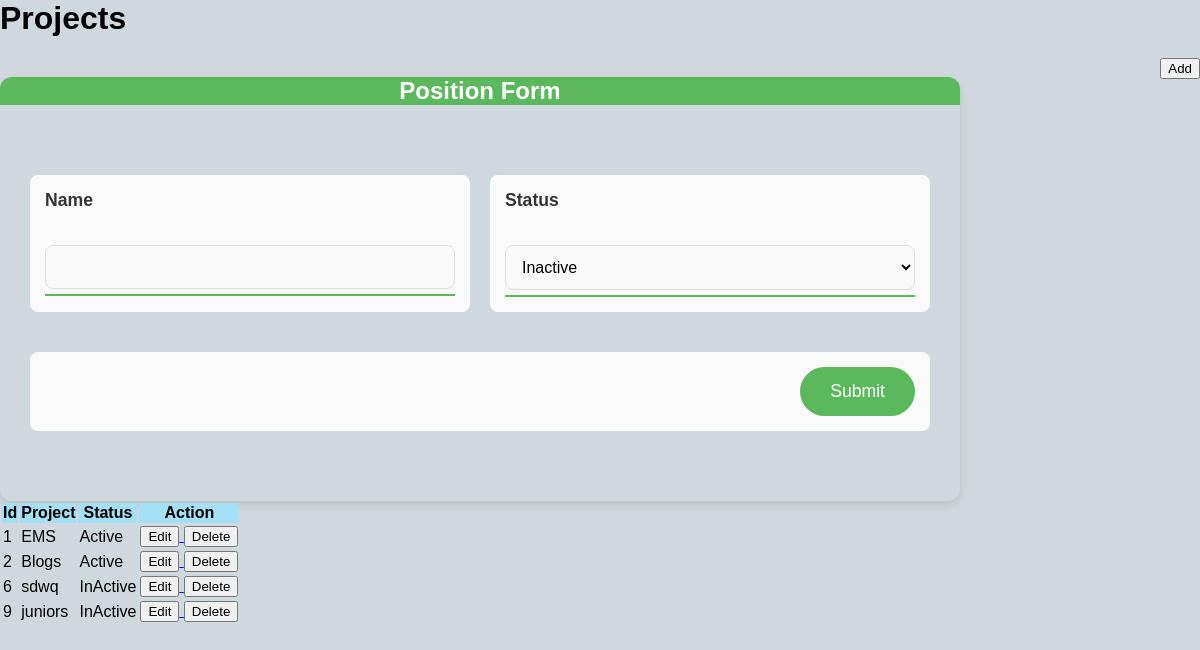
Screenshot of /components/Admin/projects/project_content.php with the database file from the repository.
### tables this page shows
CREATE TABLE `projects` (
  `id` int(11) NOT NULL,
  `project_name` varchar(255) DEFAULT NULL,
  `status` enum('0','1') DEFAULT '0'
);

### components/Admin/projects/project_content.php (the view, shortened to what this page needs)
<?php
include '../../database/db.php';
$projects = "select * from projects";
$get_projects = $conn->prepare($projects);
$get_projects->execute();
$projects = $get_projects->fetchAll();
?>
<head>
  <link rel="stylesheet" href="../index.css">
</head>
<div>
    <h1>Projects</h1>
    <?php include 'modal.php';?>
<table id="myTable" class="display">
  <thead>
    <tr>
      <th>Id</th>
      <th>Project</th>
      <th>Status</th>
      <th>Action</th>
    </tr>
  </thead>
  <tbody>
  <?php
    foreach($projects as $project){
      echo "<tr>
      <td>$project[id]</td>
      <td>$project[project_name]</td>";
      echo $project['status'] ? "<td>Active</td>" : "<td>InActive</td>";
      echo "<td>
      <a href='#?edit_id=" . $project['id'] . "'>
      <button type='button' class='btn btn-success editButton' data-bs-toggle='modal' data-bs-target='#projectModal'
data-bs-whatever='@mdo' value='$project[id]'>
        Edit
      </button>
    </a>
      <a href='project.php?delete_id=$project[id]'>
      <button type='button' class='btn btn-danger editButton' value=''>
          Delete
      </button>
      </a>
      </td>
      </tr>"
      ;
    }
  ?>
  </tbody>
</table>
</div>

### components/Admin/index.css (style rules this page uses)
thead { background-color: #a4dff5; }

### rows the page displays
projects: id "1", project_name "EMS", status "Active"
projects: id "2", project_name "Blogs", status "Active"
projects: id "6", project_name "sdwq", status "InActive"
projects: id "9", project_name "juniors", status "InActive"
